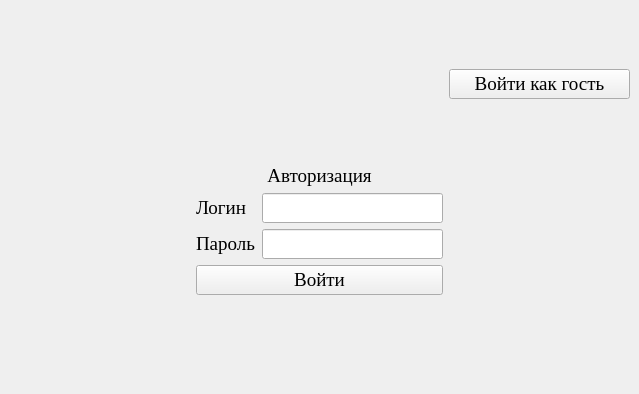
<?xml version="1.0" encoding="UTF-8"?>
<ui version="4.0">
 <class>MainWindow</class>
 <widget class="QMainWindow" name="MainWindow">
  <property name="geometry">
   <rect>
    <x>0</x>
    <y>0</y>
    <width>639</width>
    <height>394</height>
   </rect>
  </property>
  <property name="font">
   <font>
    <family>Times New Roman</family>
    <pointsize>14</pointsize>
   </font>
  </property>
  <property name="windowTitle">
   <string>Авторизация</string>
  </property>
  <property name="windowIcon">
   <iconset>
    <normaloff>../../../../../../../time/import/icon.ico</normaloff>../../../../../../../time/import/icon.ico</iconset>
  </property>
  <widget class="QWidget" name="centralwidget">
   <layout class="QGridLayout" name="gridLayout">
    <item row="3" column="2">
     <widget class="QLineEdit" name="Password"/>
    </item>
    <item row="0" column="0">
     <widget class="QLabel" name="label_2">
      <property name="minimumSize">
       <size>
        <width>150</width>
        <height>150</height>
       </size>
      </property>
      <property name="maximumSize">
       <size>
        <width>150</width>
        <height>150</height>
       </size>
      </property>
      <property name="baseSize">
       <size>
        <width>150</width>
        <height>150</height>
       </size>
      </property>
      <property name="text">
       <string/>
      </property>
      <property name="pixmap">
       <pixmap>../../../../../../../time/import/icon.png</pixmap>
      </property>
      <property name="scaledContents">
       <bool>true</bool>
      </property>
     </widget>
    </item>
    <item row="5" column="1">
     <spacer name="verticalSpacer">
      <property name="orientation">
       <enum>Qt::Vertical</enum>
      </property>
      <property name="sizeHint" stdset="0">
       <size>
        <width>20</width>
        <height>40</height>
       </size>
      </property>
     </spacer>
    </item>
    <item row="1" column="3">
     <spacer name="horizontalSpacer_2">
      <property name="orientation">
       <enum>Qt::Horizontal</enum>
      </property>
      <property name="sizeHint" stdset="0">
       <size>
        <width>40</width>
        <height>20</height>
       </size>
      </property>
     </spacer>
    </item>
    <item row="0" column="1">
     <spacer name="verticalSpacer_2">
      <property name="orientation">
       <enum>Qt::Vertical</enum>
      </property>
      <property name="sizeHint" stdset="0">
       <size>
        <width>20</width>
        <height>40</height>
       </size>
      </property>
     </spacer>
    </item>
    <item row="1" column="0">
     <spacer name="horizontalSpacer">
      <property name="orientation">
       <enum>Qt::Horizontal</enum>
      </property>
      <property name="sizeHint" stdset="0">
       <size>
        <width>40</width>
        <height>20</height>
       </size>
      </property>
     </spacer>
    </item>
    <item row="2" column="1">
     <widget class="QLabel" name="label_3">
      <property name="text">
       <string>Логин</string>
      </property>
     </widget>
    </item>
    <item row="3" column="1">
     <widget class="QLabel" name="label_4">
      <property name="text">
       <string>Пароль</string>
      </property>
     </widget>
    </item>
    <item row="2" column="2">
     <widget class="QLineEdit" name="Login"/>
    </item>
    <item row="0" column="3">
     <widget class="QPushButton" name="Guest">
      <property name="text">
       <string>Войти как гость</string>
      </property>
     </widget>
    </item>
    <item row="1" column="1" colspan="2">
     <widget class="QLabel" name="label">
      <property name="text">
       <string>Авторизация</string>
      </property>
      <property name="alignment">
       <set>Qt::AlignCenter</set>
      </property>
     </widget>
    </item>
    <item row="4" column="1" colspan="2">
     <widget class="QPushButton" name="Enter">
      <property name="text">
       <string>Войти</string>
      </property>
     </widget>
    </item>
   </layout>
  </widget>
 </widget>
 <resources/>
 <connections/>
</ui>
